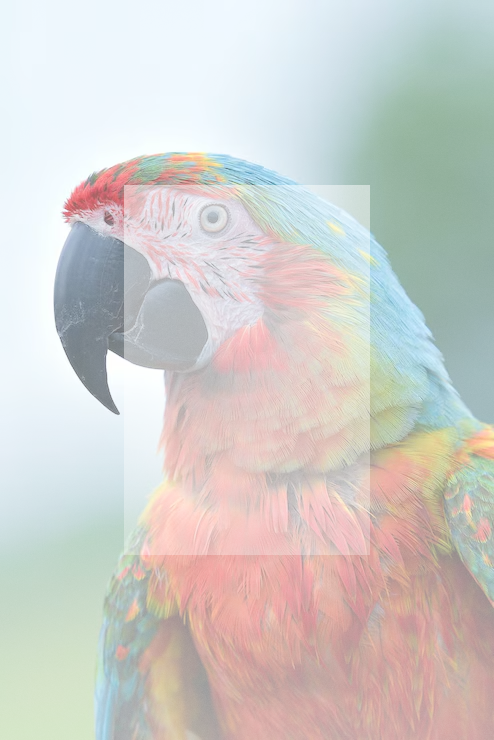
#> input picture backend/uploads/Tota_rgbd.png, 494 x 740 px
$ python -i rgbd_utils.py   (imports and definitions only)
#> lines starting #> are read from the running program, lines starting #| are printed output that depends on the picture
"""
RGB-D Data Utilities
Handles loading, parsing, depth scaling, camera intrinsic calibration,
and 3D pinhole unprojection for RGB-D frames.
"""

import os
import cv2
import numpy as np
from PIL import Image


# [16 lines left out: function get_default_camera_matrix, not called in this run]


def load_rgbd(rgb_or_rgba_path, depth_path=None):
    """
    Loads RGB and metric Depth array from either:
    1. A single 4-channel RGBA image (where Alpha encodes depth).
    2. A pair of RGB image and Depth map image.

    Returns:
        rgb (np.ndarray): (H, W, 3) uint8 RGB array
        depth_m (np.ndarray): (H, W) float32 metric depth array in meters
        info (dict): Summary metadata (min_depth, max_depth, mean_depth, format)
    """
#> called with rgb_or_rgba_path = '../uploads/Tota_rgbd.png'
    if not os.path.exists(rgb_or_rgba_path):
        raise FileNotFoundError(f"Image not found at {rgb_or_rgba_path}")

    img_pil = Image.open(rgb_or_rgba_path)
#> img_pil is the input picture: PIL image 494x740 RGBA; mean R, G, B, A 151.5, 138.2, 128.9, 120.9
    img_mode = img_pil.mode
#> img_mode = 'RGBA'

    # Case 1: Separate depth file provided
    if depth_path and os.path.exists(depth_path):
        rgb = np.array(img_pil.convert('RGB'), dtype=np.uint8)

        # Check depth format (16-bit millimeter or 8-bit normalized)
        depth_raw = cv2.imread(depth_path, cv2.IMREAD_UNCHANGED)
        if depth_raw is None:
            depth_pil = Image.open(depth_path)
            depth_raw = np.array(depth_pil)

        if depth_raw.dtype == np.uint16:
            # 16-bit depth sensor (mm -> meters)
            depth_m = depth_raw.astype(np.float32) / 1000.0
            depth_format = "16-bit raw sensor (mm)"
        else:
            # 8-bit normalized depth map (scaled 0-255 -> 0.3m to 2.5m)
            depth_raw = depth_raw.astype(np.float32)
            if len(depth_raw.shape) == 3:
                depth_raw = depth_raw[:, :, 0]
            depth_m = 0.3 + (depth_raw / 255.0) * 2.2
            depth_format = "8-bit normalized (0.3m - 2.5m)"

    # Case 2: Single 4-Channel RGBA image (Depth in Alpha)
    elif img_mode == 'RGBA':
        rgba_arr = np.array(img_pil)
        rgb = rgba_arr[:, :, :3]
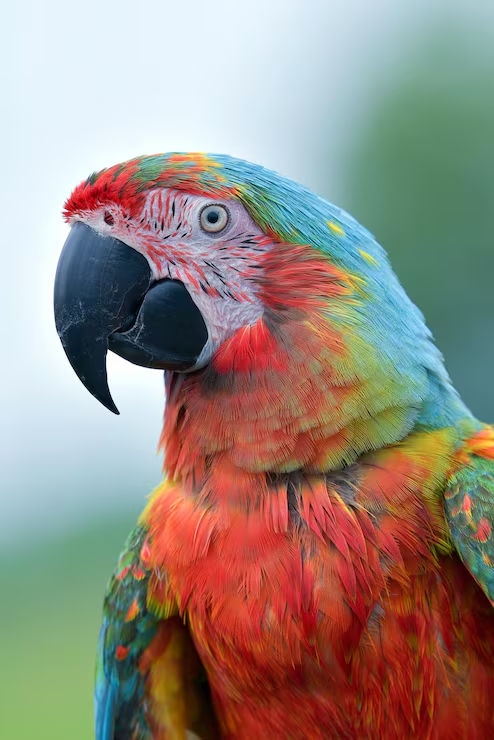
#> rgb: shape (740, 494, 3); mean R, G, B 151.5, 138.2, 128.9
        alpha = rgba_arr[:, :, 3].astype(np.float32)
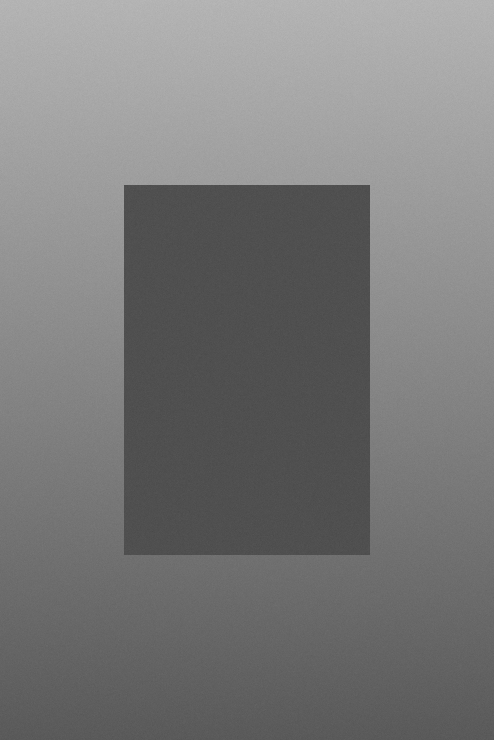
#> alpha: shape (740, 494) float32; min 73, max 185, mean 120.9
        # In our generator & CLUBS demo, alpha channel encodes depth (0.3m - 2.5m)
        depth_m = 0.3 + (alpha / 255.0) * 2.2
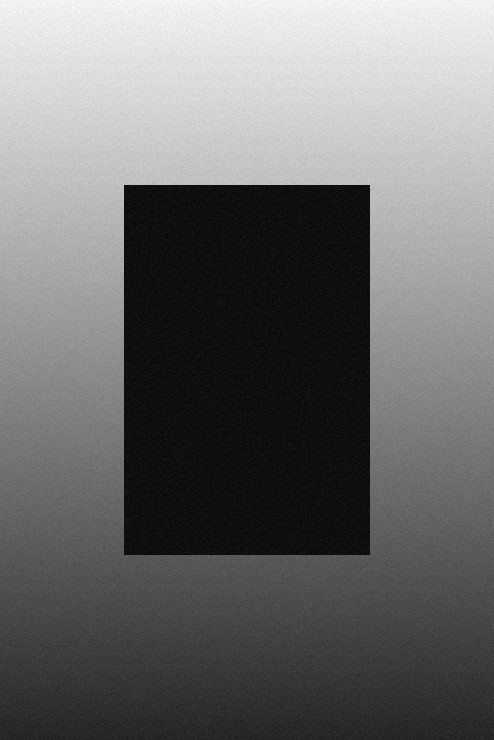
#> depth_m: shape (740, 494) float32; min 0.93, max 1.9, mean 1.34; drawn with min black and max white
        depth_format = "4-channel RGBA (Alpha channel depth)"

    # Case 3: Single 3-channel RGB image (Depth synthesized via depth estimation heuristic)
    else:
        rgb = np.array(img_pil.convert('RGB'), dtype=np.uint8)
        h, w = rgb.shape[:2]
        # Slanted ground plane + center depth fallback
        y_grid, x_grid = np.indices((h, w), dtype=np.float32)
        depth_m = 1.4 - (y_grid / h) * 0.5  # 0.9m to 1.4m
        depth_format = "Monocular depth approximation"

    # Make sure dimensions match
    if rgb.shape[:2] != depth_m.shape[:2]:
        depth_m = cv2.resize(depth_m, (rgb.shape[1], rgb.shape[0]), interpolation=cv2.INTER_NEAREST)

    valid_mask = (depth_m > 0.1) & (depth_m < 5.0)
#> valid_mask: shape (740, 494) bool; every value is 1
    valid_depths = depth_m[valid_mask]

    info = {
        'format': depth_format,
        'width': int(rgb.shape[1]),
        'height': int(rgb.shape[0]),
        'valid_pixels_pct': float(np.mean(valid_mask) * 100.0),
        'min_depth_m': float(np.min(valid_depths)) if len(valid_depths) > 0 else 0.5,
        'max_depth_m': float(np.max(valid_depths)) if len(valid_depths) > 0 else 2.5,
        'mean_depth_m': float(np.mean(valid_depths)) if len(valid_depths) > 0 else 1.0,
    }
#> info = {'format': '4-channel RGBA (Alpha channel depth)', 'width': 494, 'height': 740, 'valid_pixels_pct': 100, 'min_depth_m': 0.93, 'max_depth_m': 1.9, 'mean_depth_m': 1.34}

    return rgb, depth_m, info


# [106 lines left out: functions unproject_depth_to_points, create_point_cloud_payload, not called in this run]

>>> result = load_rgbd('../uploads/Tota_rgbd.png')
